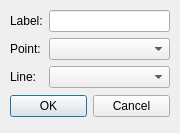
<?xml version="1.0" encoding="UTF-8"?>
<ui version="4.0">
 <class>AddLineParallel</class>
 <widget class="QDialog" name="AddLineParallel">
  <property name="geometry">
   <rect>
    <x>0</x>
    <y>0</y>
    <width>180</width>
    <height>133</height>
   </rect>
  </property>
  <property name="windowTitle">
   <string>Dialog</string>
  </property>
  <widget class="QDialogButtonBox" name="buttonBox">
   <property name="geometry">
    <rect>
     <x>10</x>
     <y>90</y>
     <width>160</width>
     <height>32</height>
    </rect>
   </property>
   <property name="orientation">
    <enum>Qt::Horizontal</enum>
   </property>
   <property name="standardButtons">
    <set>QDialogButtonBox::Cancel|QDialogButtonBox::Ok</set>
   </property>
  </widget>
  <widget class="QWidget" name="formLayoutWidget">
   <property name="geometry">
    <rect>
     <x>10</x>
     <y>10</y>
     <width>160</width>
     <height>80</height>
    </rect>
   </property>
   <layout class="QFormLayout" name="formLayout">
    <item row="0" column="0">
     <widget class="QLabel" name="labelLabel">
      <property name="text">
       <string>Label:</string>
      </property>
     </widget>
    </item>
    <item row="0" column="1">
     <widget class="QLineEdit" name="labelLineEdit"/>
    </item>
    <item row="1" column="0">
     <widget class="QLabel" name="pointLabel">
      <property name="text">
       <string>Point:</string>
      </property>
     </widget>
    </item>
    <item row="1" column="1">
     <widget class="QComboBox" name="pointComboBox"/>
    </item>
    <item row="2" column="0">
     <widget class="QLabel" name="lineLabel">
      <property name="text">
       <string>Line:</string>
      </property>
     </widget>
    </item>
    <item row="2" column="1">
     <widget class="QComboBox" name="lineComboBox"/>
    </item>
   </layout>
  </widget>
 </widget>
 <resources/>
 <connections>
  <connection>
   <sender>buttonBox</sender>
   <signal>accepted()</signal>
   <receiver>AddLineParallel</receiver>
   <slot>accept()</slot>
   <hints>
    <hint type="sourcelabel">
     <x>248</x>
     <y>254</y>
    </hint>
    <hint type="destinationlabel">
     <x>157</x>
     <y>274</y>
    </hint>
   </hints>
  </connection>
  <connection>
   <sender>buttonBox</sender>
   <signal>rejected()</signal>
   <receiver>AddLineParallel</receiver>
   <slot>reject()</slot>
   <hints>
    <hint type="sourcelabel">
     <x>316</x>
     <y>260</y>
    </hint>
    <hint type="destinationlabel">
     <x>286</x>
     <y>274</y>
    </hint>
   </hints>
  </connection>
 </connections>
</ui>
